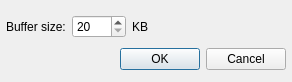
<?xml version="1.0" encoding="UTF-8"?>
<ui version="4.0">
 <class>MmsSettingsDialog</class>
 <widget class="QDialog" name="MmsSettingsDialog">
  <property name="geometry">
   <rect>
    <x>0</x>
    <y>0</y>
    <width>292</width>
    <height>82</height>
   </rect>
  </property>
  <property name="windowTitle">
   <string>MMS Plugin Settings</string>
  </property>
  <layout class="QGridLayout" name="gridLayout_2">
   <property name="leftMargin">
    <number>6</number>
   </property>
   <property name="rightMargin">
    <number>6</number>
   </property>
   <property name="bottomMargin">
    <number>6</number>
   </property>
   <item row="0" column="0">
    <widget class="QLabel" name="label_17_2_2">
     <property name="text">
      <string>Buffer size:</string>
     </property>
     <property name="alignment">
      <set>Qt::AlignLeading|Qt::AlignLeft|Qt::AlignVCenter</set>
     </property>
    </widget>
   </item>
   <item row="0" column="1">
    <widget class="QSpinBox" name="bufferSizeSpinBox">
     <property name="sizePolicy">
      <sizepolicy hsizetype="Preferred" vsizetype="Fixed">
       <horstretch>0</horstretch>
       <verstretch>0</verstretch>
      </sizepolicy>
     </property>
     <property name="minimum">
      <number>20</number>
     </property>
     <property name="maximum">
      <number>1000</number>
     </property>
     <property name="singleStep">
      <number>20</number>
     </property>
    </widget>
   </item>
   <item row="0" column="2">
    <widget class="QLabel" name="label">
     <property name="sizePolicy">
      <sizepolicy hsizetype="Expanding" vsizetype="Preferred">
       <horstretch>0</horstretch>
       <verstretch>0</verstretch>
      </sizepolicy>
     </property>
     <property name="text">
      <string>KB</string>
     </property>
    </widget>
   </item>
   <item row="1" column="1" colspan="2">
    <widget class="QDialogButtonBox" name="buttonBox">
     <property name="standardButtons">
      <set>QDialogButtonBox::Cancel|QDialogButtonBox::Ok</set>
     </property>
    </widget>
   </item>
  </layout>
 </widget>
 <resources/>
 <connections>
  <connection>
   <sender>buttonBox</sender>
   <signal>rejected()</signal>
   <receiver>MmsSettingsDialog</receiver>
   <slot>reject()</slot>
   <hints>
    <hint type="sourcelabel">
     <x>222</x>
     <y>172</y>
    </hint>
    <hint type="destinationlabel">
     <x>70</x>
     <y>90</y>
    </hint>
   </hints>
  </connection>
  <connection>
   <sender>buttonBox</sender>
   <signal>accepted()</signal>
   <receiver>MmsSettingsDialog</receiver>
   <slot>accept()</slot>
   <hints>
    <hint type="sourcelabel">
     <x>222</x>
     <y>172</y>
    </hint>
    <hint type="destinationlabel">
     <x>61</x>
     <y>87</y>
    </hint>
   </hints>
  </connection>
 </connections>
</ui>
